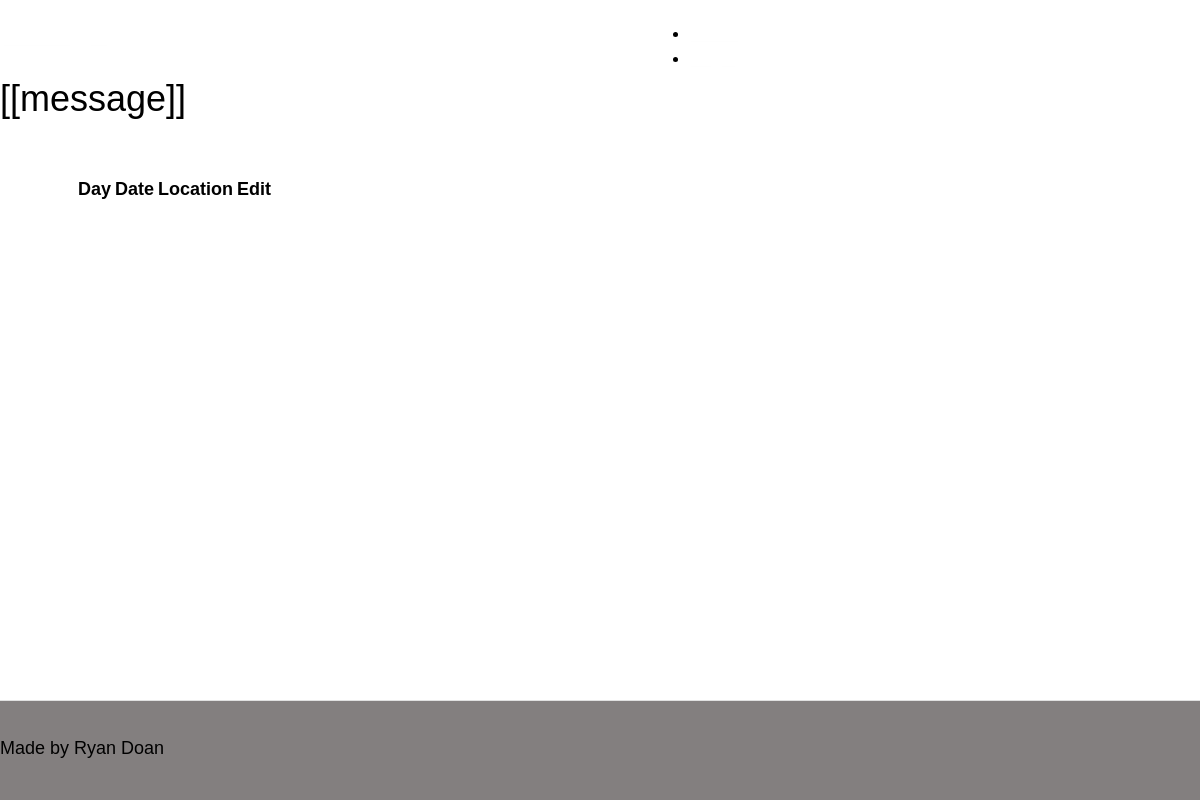
The app's page /work_tracker/, older data.
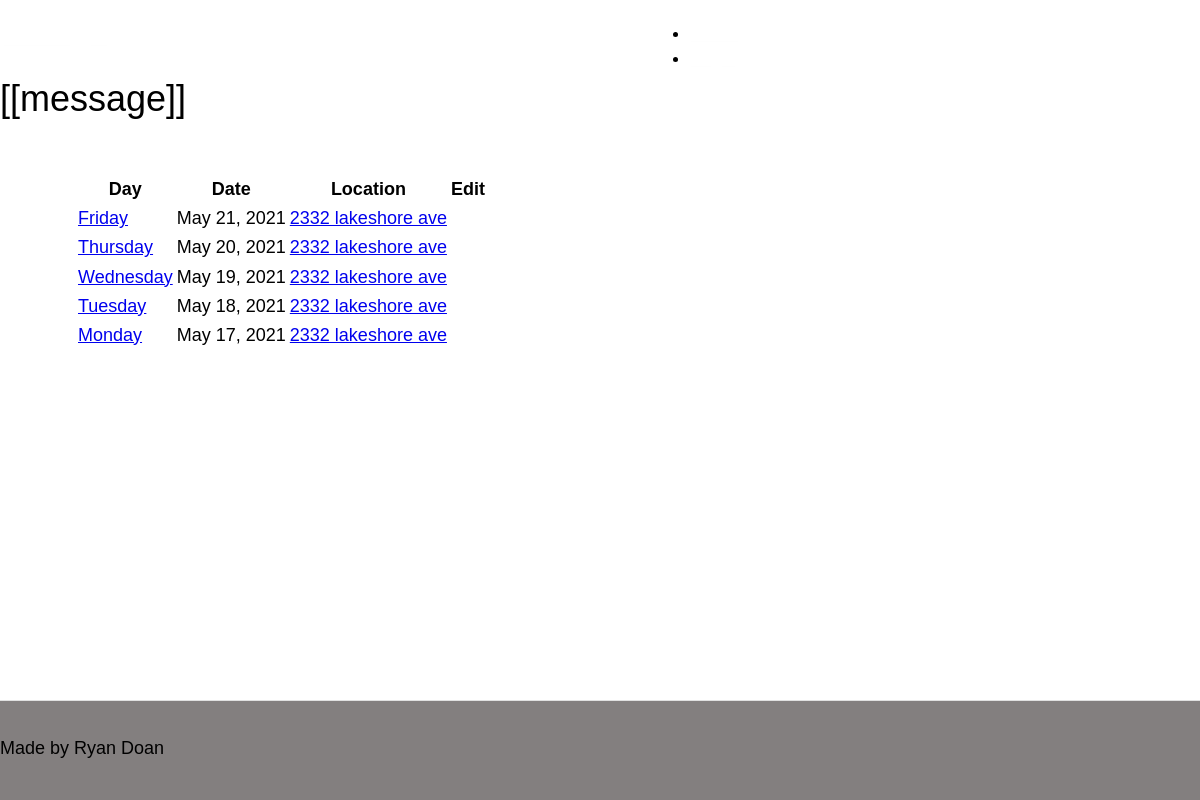
The same page, newer data.
### work_tracker/models.py (models this page shows, shortened)
class TimeEntry(models.Model):
    class DayInWeek(models.TextChoices):
        MONDAY = "MON", ("Monday")
        TUESDAY = "TUE", ("Tuesday")
        WEDNESDAY = "WED", ("Wednesday")
        THURSDAY = "THU", ("Thursday")
        FRIDAY = "FRI", ("Friday")
        SATURDAY = "SAT", ("Saturday")
        SUNDAY = "SUN", ("Sunday")
    day_in_week = models.CharField(max_length=3, choices=DayInWeek.choices)
    date = models.DateField(default=datetime.now)
    start_time = models.CharField(max_length=10)
    end_time = models.CharField(max_length=10)
    job = models.ForeignKey(Job, on_delete=models.CASCADE, related_name="time_entry")
    employee = models.ForeignKey(Profile, on_delete=models.CASCADE, related_name='employee')
    @property
    def day_label(self):
        for day in self.DayInWeek:
            if self.day_in_week == day:
                return day.label
    class Meta:
        ordering = ["-date"]

class Job(models.Model):
    name = models.CharField(max_length=50, unique=True)
    job_type = models.CharField(max_length=50)
    location = models.CharField(max_length=100)
    sqft = models.IntegerField(blank=True)
    description = models.TextField(blank=True)

### work_tracker/views.py (the view, shortened to what this page needs)
# urls.py: path("", views.TimeEntryListView.as_view(), name="time_entry_list"),
class TimeEntryListView(ListView):
    model = TimeEntry
    template_name = "time_entry_list.html"

### work_tracker/templates/work_tracker/time_entry_list.html (shortened to what this page needs)
{% extends 'base.html' %}
{% block content %}
  <div id="app">
    <h1>[[message]]</h1>
    <table id="sheets" class="mui-table mui-table--bordered">
      <thead>
          <tr>
            <th>Day</th>
            <th>Date</th>
            <th>Location</th>
            <th colspan="2">Edit</th>
          </tr>
      </thead>
      <tbody>
          {% for time_entry in object_list %}
          <tr>
            <td><a href="/work_tracker/{{time_entry.id}}">{{ time_entry.day_label }}</a></td>
            <td>{{ time_entry.date }}</td>
            <td><a href="/work_tracker/job/{{time_entry.job_id}}">{{ time_entry.job.location}}</a></td>
          </tr>
          {% endfor %}
      </tbody>
    </table>
    {% load static %}
  </div>
{% endblock %}

Row changes from the older to the newer data that the page shows:
added TimeEntry: day_label "Friday", date "May 21, 2021", job.location "2332 lakeshore ave"
added TimeEntry: day_label "Thursday", date "May 20, 2021", job.location "2332 lakeshore ave"
added TimeEntry: day_label "Wednesday", date "May 19, 2021", job.location "2332 lakeshore ave"
added TimeEntry: day_label "Tuesday", date "May 18, 2021", job.location "2332 lakeshore ave"
added TimeEntry: day_label "Monday", date "May 17, 2021", job.location "2332 lakeshore ave"
